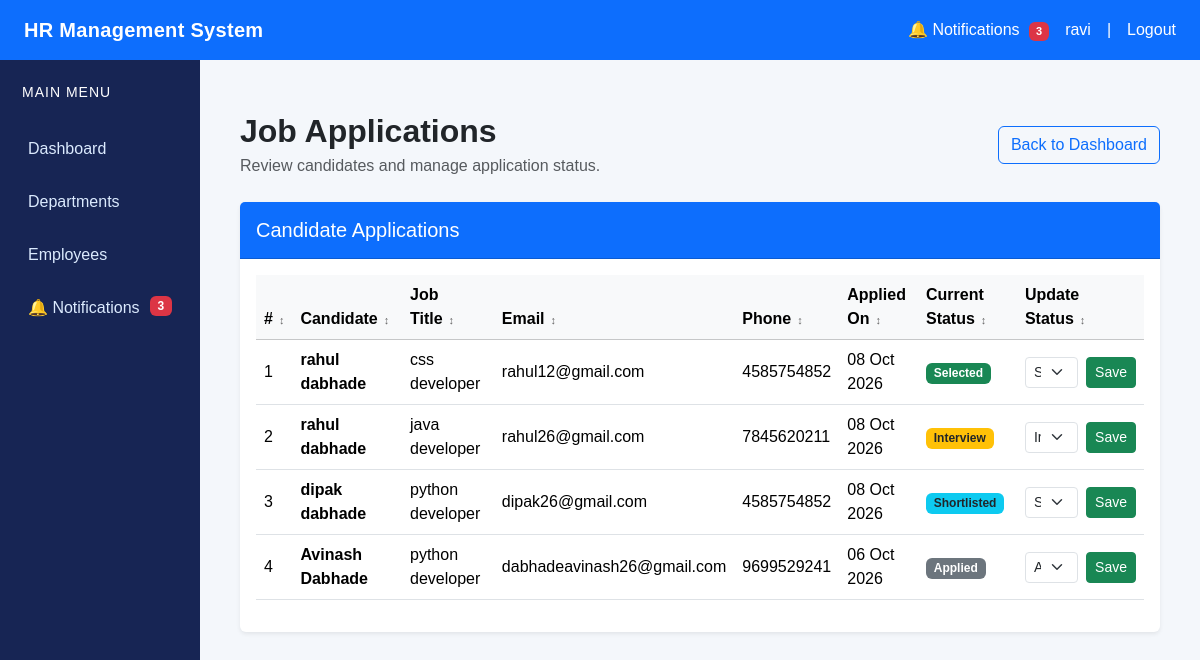
Page /requirement/applications/ (signed in) on the committed database.
### requirement/models.py (models this page shows, shortened)
class JobApplication(models.Model):
    STATUS_CHOICES = [
        ('APPLIED', 'Applied'),
        ('SHORTLISTED', 'Shortlisted'),
        ('INTERVIEW', 'Interview'),
        ('SELECTED', 'Selected'),
        ('REJECTED', 'Rejected'),
    ]
    job = models.ForeignKey(
        JobOpening,
        on_delete=models.CASCADE,
        related_name='applications'
    )
    applicant_name = models.CharField(
        max_length=150
    )
    email = models.EmailField()
    phone = models.CharField(
        max_length=20
    )
    resume_link = models.URLField(
        blank=True
    )
    cover_letter = models.TextField(
        blank=True
    )
    status = models.CharField(
        max_length=20,
        choices=STATUS_CHOICES,
        default='APPLIED'
    )
    applied_on = models.DateTimeField(
        auto_now_add=True
    )
    class Meta:
        ordering = ['-applied_on']

class JobOpening(models.Model):
    JOB_TYPE_CHOICES = [
        ('FULL_TIME', 'Full Time'),
        ('PART_TIME', 'Part Time'),
        ('INTERNSHIP', 'Internship'),
        ('CONTRACT', 'Contract'),
    ]
    title = models.CharField(max_length=200)
    department = models.CharField(
        max_length=100
    )
    location = models.CharField(
        max_length=150
    )
    job_type = models.CharField(
        max_length=20,
        choices=JOB_TYPE_CHOICES,
        default='FULL_TIME'
    )
    description = models.TextField()
    requirements = models.TextField()
    salary_range = models.CharField(
        max_length=100,
        blank=True
    )
    vacancies = models.PositiveIntegerField(
        default=1,
        validators=[
            MinValueValidator(1)
        ]
    )
    is_active = models.BooleanField(
        default=True
    )
    posted_on = models.DateTimeField(
        auto_now_add=True
    )
    class Meta:
        ordering = ['-posted_on']

### requirement/views.py (the view, shortened to what this page needs)
# urls.py: path('applications/', views.application_list, name='application_list'),
@login_required
def application_list(request):
    require_hr_admin(request.user)
    applications = JobApplication.objects.select_related(
        'job'
    ).all()
    search = request.GET.get('search', '').strip()
    status = request.GET.get('status', '').strip()
    valid_statuses = [
        choice[0] for choice in JobApplication.STATUS_CHOICES
    ]
    if status in valid_statuses:
        applications = applications.filter(status=status)
    else:
        status = ''
    return render(
        request,
        'requirement/application_list.html',
        {
            'applications': applications.order_by('-applied_on'),
            'status_choices': JobApplication.STATUS_CHOICES,
            'search': search,
            'selected_status': status,
        }
    )

### notifications/context_processors.py (called while the page is built)
def notification_count(request):
    if request.user.is_authenticated:
        unread_count = Notification.objects.filter(
            user=request.user,
            is_read=False
        ).count()
        return {
            'unread_notifications_count': unread_count
        }
    return {
        'unread_notifications_count': 0
    }

### requirement/views.py (called while the page is built)
def is_hr_or_admin(user):
    return (
        user.is_authenticated
        and hasattr(user, 'profile')
        and user.profile.role in ['ADMIN', 'HR']
    )

def require_hr_admin(user):
    if not is_hr_or_admin(user):
        raise PermissionDenied

### templates/requirement/application_list.html (shortened to what this page needs)
{% extends 'base.html' %}
{% block content %}
<div class="container-fluid py-4">
    <div class="d-flex justify-content-between align-items-center mb-4">
        <div>
            <h2 class="fw-bold mb-1">Job Applications</h2>
            <p class="text-muted mb-0">
                Review candidates and manage application status.
            </p>
        </div>
        <a href="{% url 'recruitment_dashboard' %}"
           class="btn btn-outline-primary">
            Back to Dashboard
        </a>
    </div>
    <div class="card border-0 shadow-sm">
        <div class="card-header bg-primary text-white py-3">
            <h5 class="mb-0">Candidate Applications</h5>
        </div>
        <div class="card-body">
            <div class="table-responsive">
                <table class="table table-hover align-middle">
                    <thead class="table-light">
                        <tr>
                            <th>#</th>
                            <th>Candidate</th>
                            <th>Job Title</th>
                            <th>Email</th>
                            <th>Phone</th>
                            <th>Applied On</th>
                            <th>Current Status</th>
                            <th>Update Status</th>
                        </tr>
                    </thead>
                    <tbody>
                        {% for application in applications %}
                        <tr>
                            <td>{{ forloop.counter }}</td>
                            <td class="fw-semibold">
                                {{ application.applicant_name }}
                            </td>
                            <td>{{ application.job.title }}</td>
                            <td>{{ application.email }}</td>
                            <td>{{ application.phone }}</td>
                            <td>
                                {{ application.applied_on|date:"d M Y" }}
                            </td>
                            <td>
                                {% if application.status == 'SELECTED' %}
                                    <span class="badge bg-success">
                                        {{ application.get_status_display }}
                                    </span>
                                {% elif application.status == 'REJECTED' %}
                                    <span class="badge bg-danger">
                                        {{ application.get_status_display }}
                                    </span>
                                {% elif application.status == 'SHORTLISTED' %}
                                    <span class="badge bg-info text-dark">
                                        {{ application.get_status_display }}
                                    </span>
                                {% elif application.status == 'INTERVIEW' %}
                                    <span class="badge bg-warning text-dark">
                                        {{ application.get_status_display }}
                                    </span>
                                {% else %}
                                    <span class="badge bg-secondary">
                                        {{ application.get_status_display }}
                                    </span>
                                {% endif %}
                            </td>
                            <td>
                                <form method="POST"
                                      action="{% url 'update_application_status' application.id %}">
                                    <div class="d-flex gap-2">
                                        <select name="status"
                                                class="form-select form-select-sm"
                                                required>
                                            {% for value, label in status_choices %}
                                                <option value="{{ value }}"
                                                    {% if application.status == value %}selected{% endif %}>
                                                    {{ label }}
                                                </option>
                                            {% endfor %}
                                        </select>
                                        <button type="submit"
                                                class="btn btn-success btn-sm">
                                            Save
                                        </button>
                                    </div>
                                </form>
                            </td>
                        </tr>
                        {% endfor %}
                    </tbody>
                </table>
            </div>
        </div>
    </div>
</div>
{% endblock %}

### templates/base.html (shortened to what this page needs)
{% load static %}
<!DOCTYPE html>
<html lang="en">
<head>
    <link
        href="https://cdn.jsdelivr.net/npm/bootstrap@5.3.3/dist/css/bootstrap.min.css"
        rel="stylesheet"
    >
</head>
<body>
    <nav class="navbar navbar-dark bg-primary px-4">
        <a
            class="navbar-brand fw-bold"
            href="{% url 'dashboard' %}"
        >
            HR Management System
        </a>
        <div class="text-white d-flex align-items-center gap-3 flex-wrap">
            <a
                href="{% url 'notification_list' %}"
                class="text-white text-decoration-none"
            >
                🔔 Notifications
                {% if unread_notifications_count > 0 %}
                    <span class="badge bg-danger notification-badge">
                        {{ unread_notifications_count }}
                    </span>
                {% endif %}
            </a>
            <span>
                {{ request.user.username }}
            </span>
            <span>|</span>
            <a
                href="{% url 'logout' %}"
                class="text-white text-decoration-none"
            >
                Logout
            </a>
        </div>
    </nav>
    <div class="container-fluid">
        <div class="row">
            <aside class="col-md-2 sidebar">
                <h5 class="text-white mb-4">
                    MAIN MENU
                </h5>
                <a href="{% url 'dashboard' %}">
                    Dashboard
                </a>
                <a href="{% url 'department_list' %}">
                    Departments
                </a>
                <a href="{% url 'employee_list' %}">
                    Employees
                </a>
                <a href="{% url 'notification_list' %}">
                    🔔 Notifications
                    {% if unread_notifications_count > 0 %}
                        <span class="badge bg-danger float-end">
                            {{ unread_notifications_count }}
                        </span>
                    {% endif %}
                </a>
            </aside>
            <main class="col-md-10 main-content">
                {% block content %}
                {% endblock %}
            </main>
        </div>
    </div>
</body>
</html>

### templates/base.html (style rules this page uses)
body { background-color: #f4f7fb; font-family: Arial, sans-serif; margin: 0; }
.navbar { min-height: 60px; }
.navbar-brand { letter-spacing: 0.3px; }
.sidebar { min-height: 100vh; background: #172554; padding-top: 24px; }
.sidebar h5 { font-size: 14px; letter-spacing: 1px; padding-left: 10px; }
.sidebar a { display: block; color: #dbeafe; text-decoration: none; padding: 12px 16px; border-radius: 8px; margin-bottom: 5px; transition: background 0.2s ease, color 0.2s ease; }
.main-content { padding: 28px; min-height: calc(100vh - 60px); }
.notification-badge { font-size: 11px; padding: 4px 7px; margin-left: 5px; }

### rows in the picture
JobApplication: applicant_name "rahul dabhade", job "css developer", email "rahul12@gmail.com", phone "4585754852", applied_on "08 Oct 2026", status "Selected"
JobApplication: applicant_name "rahul dabhade", job "java developer", email "rahul26@gmail.com", phone "7845620211", applied_on "08 Oct 2026", status "Interview"
JobApplication: applicant_name "dipak dabhade", job "python developer", email "dipak26@gmail.com", phone "4585754852", applied_on "08 Oct 2026", status "Shortlisted"
JobApplication: applicant_name "Avinash Dabhade", job "python developer", email "dabhadeavinash26@gmail.com", phone "9699529241", applied_on "06 Oct 2026", status "Applied"

### other values in the picture
{{ unread_notifications_count }} "3"
{{ request.user.username }} "ravi"
